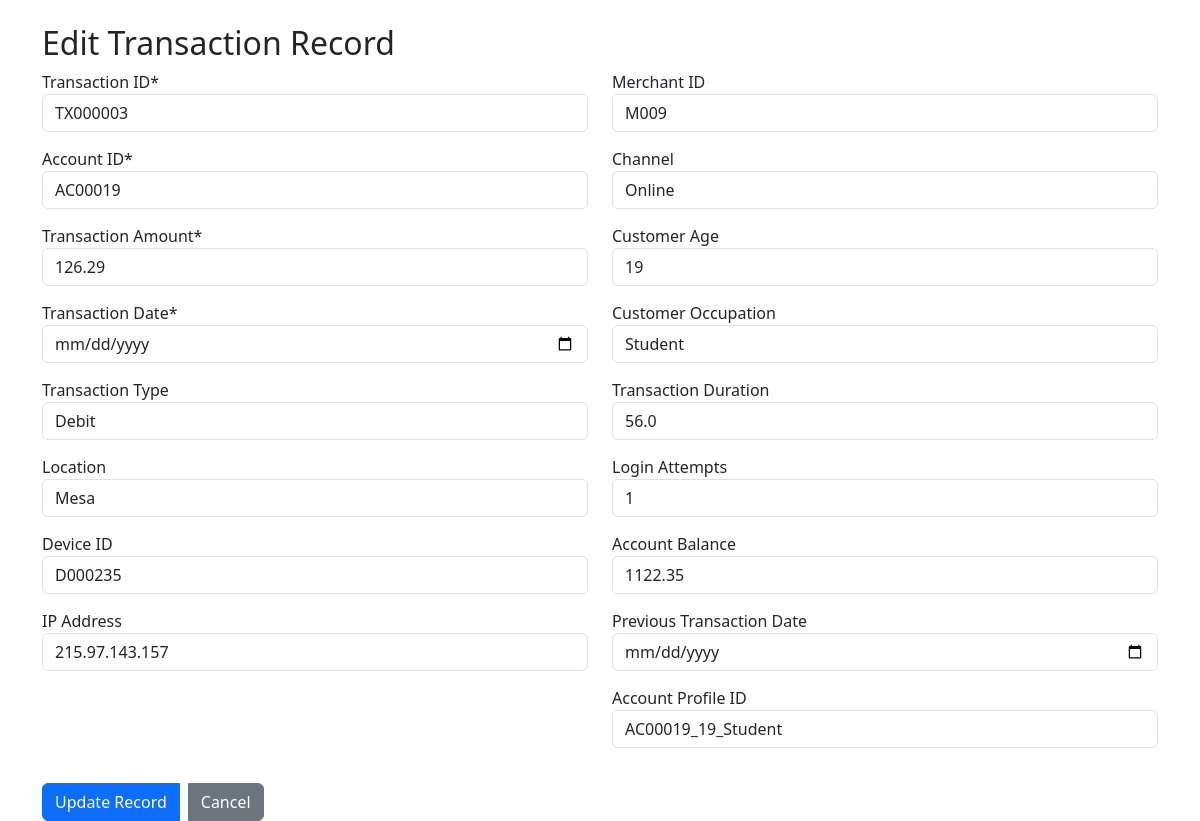
Page /edit/2 on the committed database.
### tables this page shows
CREATE TABLE "Input" (
	"Index"	INTEGER NOT NULL,
	"TransactionID"	,
	"AccountID"	,
	"TransactionAmount"	,
	"TransactionDate"	,
	"TransactionType"	,
	"Location"	,
	"DeviceID"	,
	"IP Address"	,
	"MerchantID"	,
	"Channel"	,
	"CustomerAge"	,
	"CustomerOccupation"	,
	"TransactionDuration"	,
	"LoginAttempts"	,
	"AccountBalance"	,
	"PreviousTransactionDate"	,
	"AccountProfileID"	,
	PRIMARY KEY("Index" AUTOINCREMENT)
);

### API/app3.py (the view, shortened to what this page needs)
@app.route('/edit/<int:index>', methods=['GET', 'POST'])
def edit_record(index):
    conn = get_db() # Use the get_db function
    cursor = conn.cursor()
    if request.method == 'GET':
        try:
            cursor.execute("SELECT * FROM Input WHERE \"Index\"=?", (index,))
            columns = [description[0] for description in cursor.description]
            row = cursor.fetchone()
            if row:
                record = dict(zip(columns, row))
                return render_template('edit_record.html', record=record)
            else:
                flash("Record not found", "error")
                return redirect(url_for('dashboard'))
        except sqlite3.Error as e:
            flash(f"Database error: {str(e)}", "error")
            return redirect(url_for('dashboard'))
        finally:
            if conn:
                conn.close()

### API/app3.py (called while the page is built)
def get_db():
    db = getattr(g, '_database', None)
    if db is None:
        db = g._database = sqlite3.connect(db_path)
        db.row_factory = sqlite3.Row
    return db

@app.teardown_appcontext
def close_connection(exception):
    db = getattr(g, '_database', None)
    if db is not None:
        db.close()

### API/templates/edit_record.html (shortened to what this page needs)
<!DOCTYPE html>
<html lang="en">
<head>
    <link href="https://cdnjs.cloudflare.com/ajax/libs/bootstrap/5.3.0/css/bootstrap.min.css" rel="stylesheet">
</head>
<body>
    <div class="container mt-4">
        <div class="row">
            <div class="col-md-12">
                <h2>Edit Transaction Record</h2>
                <form method="POST" action="{{ url_for('edit_record', index=record['Index']) }}">
                    <div class="row">
                        <div class="col-md-6">
                            <div class="form-group">
                                <label for="TransactionID">Transaction ID*</label>
                                <input type="text" class="form-control" id="TransactionID" name="TransactionID"
                                       value="{{ record['TransactionID'] }}" required>
                            </div>
                            <div class="form-group">
                                <label for="AccountID">Account ID*</label>
                                <input type="text" class="form-control" id="AccountID" name="AccountID"
                                       value="{{ record['AccountID'] }}" required>
                            </div>
                            <div class="form-group">
                                <label for="TransactionAmount">Transaction Amount*</label>
                                <input type="number" step="0.01" class="form-control" id="TransactionAmount"
                                       name="TransactionAmount" value="{{ record['TransactionAmount'] }}" required>
                            </div>
                            <div class="form-group">
                                <label for="TransactionDate">Transaction Date*</label>
                                <input type="date" class="form-control" id="TransactionDate"
                                       name="TransactionDate" value="{{ record['TransactionDate'] }}" required>
                            </div>
                            <div class="form-group">
                                <label for="TransactionType">Transaction Type</label>
                                <input type="text" class="form-control" id="TransactionType"
                                       name="TransactionType" value="{{ record['TransactionType'] }}">
                            </div>
                            <div class="form-group">
                                <label for="Location">Location</label>
                                <input type="text" class="form-control" id="Location"
                                       name="Location" value="{{ record['Location'] }}">
                            </div>
                            <div class="form-group">
                                <label for="DeviceID">Device ID</label>
                                <input type="text" class="form-control" id="DeviceID"
                                       name="DeviceID" value="{{ record['DeviceID'] }}">
                            </div>
                            <div class="form-group">
                                <label for="IP_Address">IP Address</label>
                                <input type="text" class="form-control" id="IP_Address"
                                       name="IP_Address" value="{{ record['IP Address'] }}">
                            </div>
                        </div>
                        <div class="col-md-6">
                            <div class="form-group">
                                <label for="MerchantID">Merchant ID</label>
                                <input type="text" class="form-control" id="MerchantID"
                                       name="MerchantID" value="{{ record['MerchantID'] }}">
                            </div>
                            <div class="form-group">
                                <label for="Channel">Channel</label>
                                <input type="text" class="form-control" id="Channel"
                                       name="Channel" value="{{ record['Channel'] }}">
                            </div>
                            <div class="form-group">
                                <label for="CustomerAge">Customer Age</label>
                                <input type="number" class="form-control" id="CustomerAge"
                                       name="CustomerAge" value="{{ record['CustomerAge'] }}">
                            </div>
                            <div class="form-group">
                                <label for="CustomerOccupation">Customer Occupation</label>
                                <input type="text" class="form-control" id="CustomerOccupation"
                                       name="CustomerOccupation" value="{{ record['CustomerOccupation'] }}">
                            </div>
                            <div class="form-group">
                                <label for="TransactionDuration">Transaction Duration</label>
                                <input type="number" step="0.01" class="form-control" id="TransactionDuration"
                                       name="TransactionDuration" value="{{ record['TransactionDuration'] }}">
                            </div>
                            <div class="form-group">
                                <label for="LoginAttempts">Login Attempts</label>
                                <input type="number" class="form-control" id="LoginAttempts"
                                       name="LoginAttempts" value="{{ record['LoginAttempts'] }}">
                            </div>
                            <div class="form-group">
                                <label for="AccountBalance">Account Balance</label>
                                <input type="number" step="0.01" class="form-control" id="AccountBalance"
                                       name="AccountBalance" value="{{ record['AccountBalance'] }}">
                            </div>
                            <div class="form-group">
                                <label for="PreviousTransactionDate">Previous Transaction Date</label>
                                <input type="date" class="form-control" id="PreviousTransactionDate"
                                       name="PreviousTransactionDate" value="{{ record['PreviousTransactionDate'] }}">
                            </div>
                            <div class="form-group">
                                <label for="AccountProfileID">Account Profile ID</label>
                                <input type="text" class="form-control" id="AccountProfileID"
                                       name="AccountProfileID" value="{{ record['AccountProfileID'] }}">
                            </div>
                        </div>
                    </div>
                    <div class="btn-group">
                        <button type="submit" class="btn btn-primary">Update Record</button>
                        <a href="{{ url_for('dashboard') }}" class="btn btn-secondary ms-2">Cancel</a>
                    </div>
                </form>
            </div>
        </div>
    </div>
</body>
</html>

### API/templates/edit_record.html (style rules this page uses)
.form-group { margin-bottom: 15px; }
.btn-group { margin-top: 20px; }

### rows in the picture
Input: TransactionID "TX000003", AccountID "AC00019", TransactionAmount "126.29", TransactionType "Debit", Location "Mesa", DeviceID "D000235", IP_Address "215.97.143.157", MerchantID "M009", Channel "Online", CustomerAge "19", CustomerOccupation "Student", TransactionDuration "56.0", LoginAttempts "1", AccountBalance "1122.35", AccountProfileID "AC00019_19_Student"
